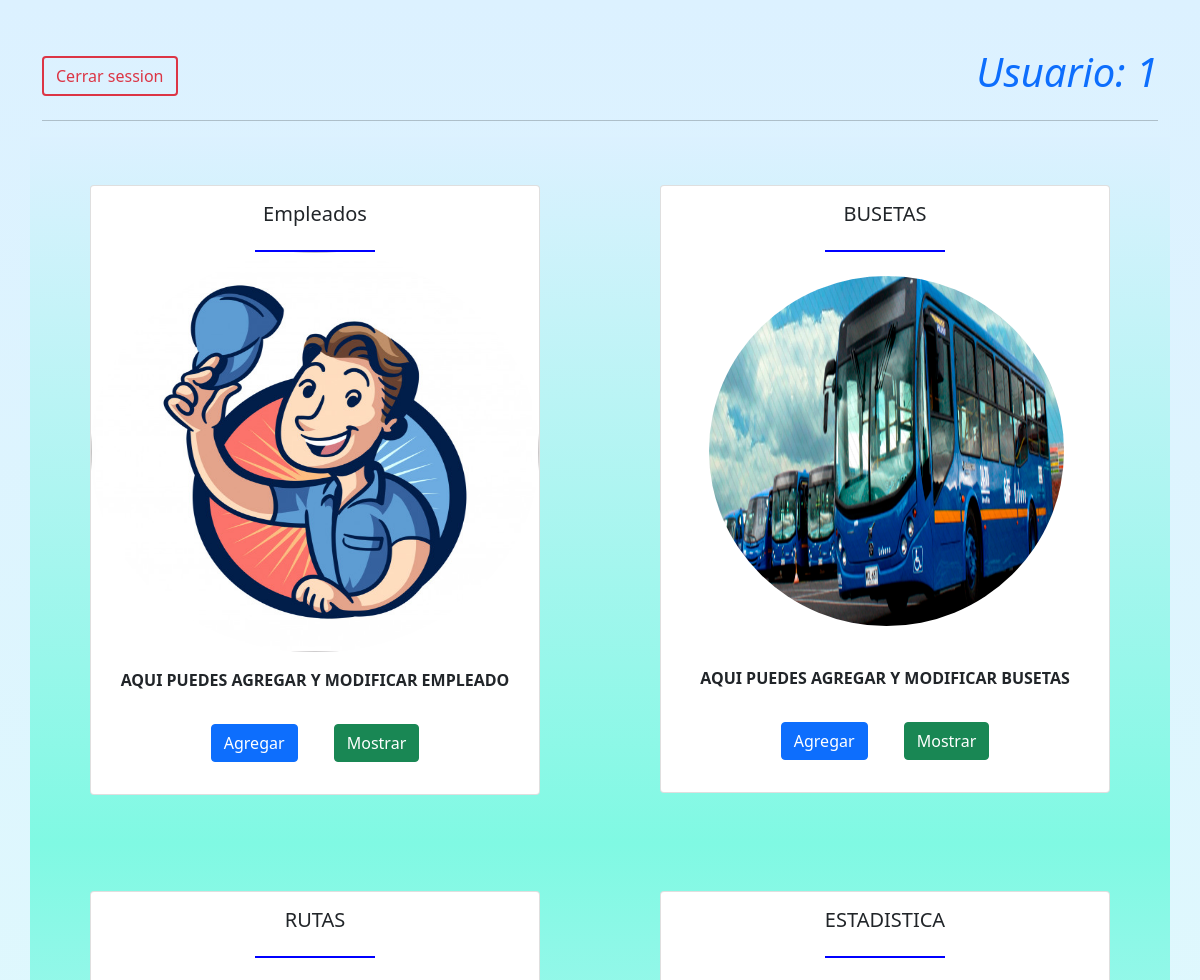
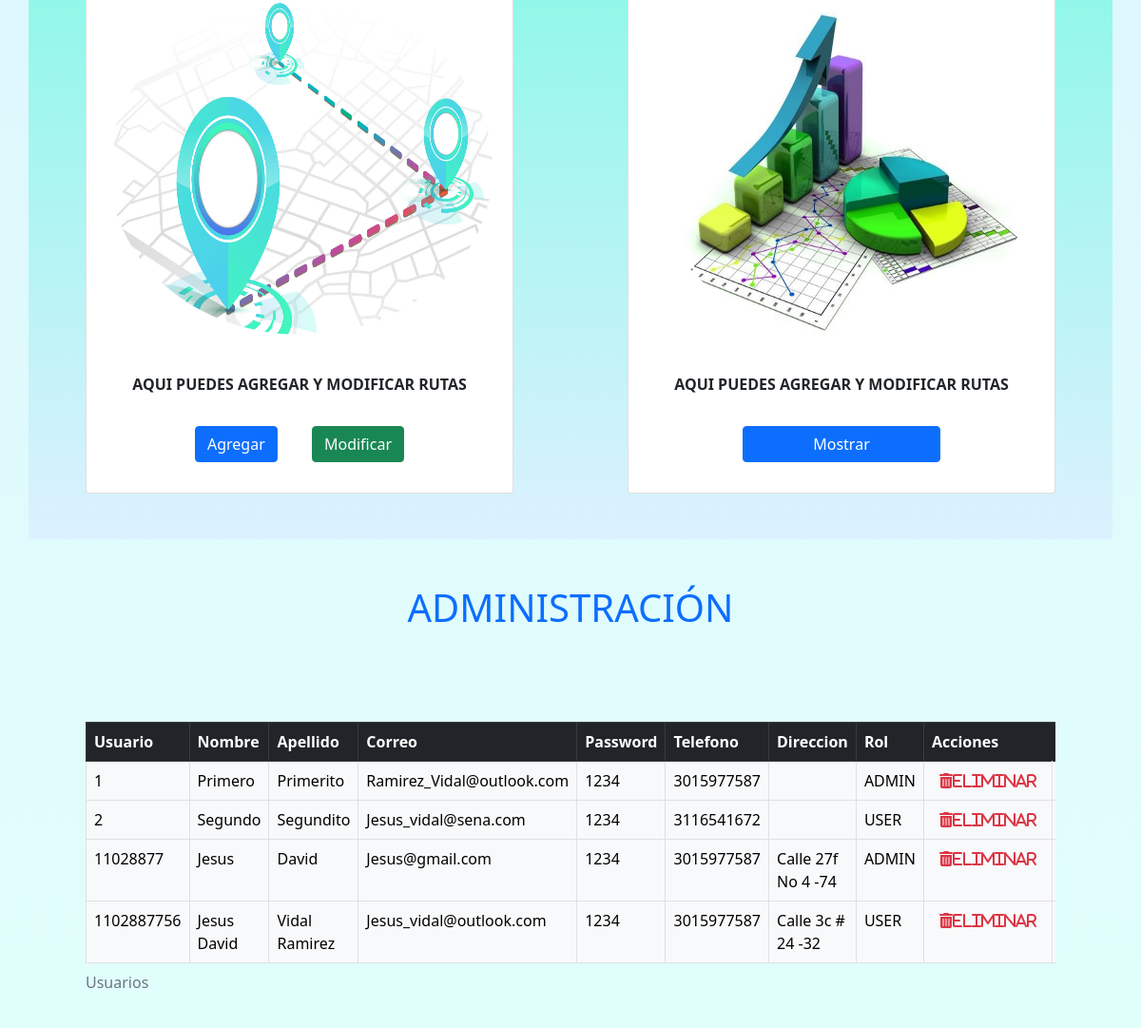
The page /Acceso.php (signed in) on the database its author committed (2 pictures, top to bottom).
### tables this page shows
CREATE TABLE IF NOT EXISTS `registros` (
  `Id_Usuarios` int(11) NOT NULL AUTO_INCREMENT,
  `Nombre` varchar(50) DEFAULT NULL,
  `Apellido` varchar(50) DEFAULT NULL,
  `Correo` varchar(50) DEFAULT NULL,
  `Password` varchar(50) DEFAULT NULL,
  `Telefono` varchar(50) DEFAULT NULL,
  `Direccion` varchar(50) DEFAULT NULL,
  `Rol` varchar(50) DEFAULT NULL,
  PRIMARY KEY (`Id_Usuarios`),
  KEY `Rol` (`Rol`),
  CONSTRAINT `FK_registros_roles` FOREIGN KEY (`Rol`) REFERENCES `roles` (`Rol`)
);

### Consultas/SelectUser.php (called while the page is built)
<?php
require_once'./Conexiones/conexion.php';
$sql = "SELECT * FROM registros";
$stmt = $pdo->prepare($sql);
$stmt->setFetchMode(PDO::FETCH_ASSOC);
$stmt->execute();
$registros=$stmt->fetchAll();
?>

### Acceso.php (the view, shortened to what this page needs)
<!DOCTYPE html>
<html lang="en">
<head>
	<link rel="stylesheet" type="text/css" href="./CSS/estilos.css">
   <link href="https://cdn.jsdelivr.net/npm/bootstrap@5.0.0-beta3/dist/css/bootstrap.min.css" rel="stylesheet">
	<link rel="stylesheet" type="text/css" href="./CSS/estilos.css">
</head>
<body class="acceso" >
<div class="container d-flex justify-content-between align-items-center mt-5"  >
		<div class="">
			<form method="POST" action="logout.php">
				<input type="submit" name="cerrarsesion" value="Cerrar session" class="btn btn-outline-danger border-2 ">
			</form>
		</div>
		<div class="ms-2">
			<h1 class="text-primary text-center">
				<i>Usuario: <?php echo $_SESSION['Usuario'] ?></i>
			</h1>
		</div>
</div>
<div class="container">
		<hr>
	  <div class="row row-cols-1 row-cols-md-2 g-4">
  <div class="col empleados">
    <div class="card m-5 ">
    	<h5 class="card-title text-center p-3 ">Empleados</h5>
    	<div class="divider"></div>
	    	  <img src="./Imagenes/Empleados/Empleado.png" class="img-fluid rounded-circle " title='Empleados'style="width: 100% ; height:400px; ">
      	<div class="card-body text-center">
        	<p class="card-text"> <strong> AQUI PUEDES AGREGAR Y MODIFICAR EMPLEADO </strong></p>
        	<button type="button" class="btn btn-primary m-3" data-bs-toggle="modal" data-bs-target="#modalAgregar">Agregar</button>
			<?php
			require_once('./Consultas/SelectCargos.php');
			 foreach($Cargos as $cargos):
            		?>
            		<option value="<?php print_r($cargos['Nombre'])?> "><?php  print_r($cargos['Nombre'])?></option>
                <?php
		            endforeach;
		            ?>
        	<button type="button" class="btn btn-success m-3" data-bs-toggle="modal" data-bs-target="#modalModificar">Mostrar </button>
      	</div>
    </div>
  </div>
   <div class="col busetas">
    <div class="card m-5 text-center ">
    	<h5 class="card-title text-center p-3">BUSETAS</h5>
    	<div class="divider"></div>
         <img src="./Imagenes/Busetas/buses.png" class="img-fluid rounded-circle m-4 px-4 text-center" title='Busetas' style="width: 90% ; height: 350px; ">
      <div class="card-body text-center">
        <p class="card-text "><strong> AQUI PUEDES AGREGAR Y MODIFICAR BUSETAS </strong></p>
        <button type="button" class="btn btn-primary m-3" data-bs-toggle="modal" data-bs-target="#modalAgregarBusetas">Agregar</button>
        	<button type="button" class="btn btn-success m-3" data-bs-toggle="modal" data-bs-target="#modalModificarBusetas">Mostrar</button>
    </div>
	</div>
  </div>
  <div class="col ruta m-0">
    <div class="card m-5 text-center ">
    	<h5 class="card-title text-center p-3">RUTAS</h5>
    	<div class="divider"></div>
         <img src="./Imagenes/Rutas/Ruta.png" class="img-fluid rounded-circle m-4" title='RUtas'style="width: 90% ; height: 350px; ">
      <div class="card-body text-center">
        <p class="card-text "><strong> AQUI PUEDES AGREGAR Y MODIFICAR RUTAS </strong></p>
        <button type="button" class="btn btn-primary m-3" data-bs-toggle="modal" data-bs-target="#modalAgregarRutas">Agregar</button>
        	<button type="button" class="btn btn-success m-3" data-bs-toggle="modal" data-bs-target="#modalModificarRutas">Modificar</button>
				      	<?php
						require_once('./consultas/SelectRutas.php');
						?>
      </div>
    </div>
  </div>
  <div class="col estadistica m-0">
    <div class="card m-5 text-center ">
    	<h5 class="card-title text-center p-3">ESTADISTICA</h5>
    	<div class="divider"></div>
         <img src="./Imagenes/Estadisticas/estadistica.png" class="img-fluid rounded-circle m-4" title='Estadisticas'style="width: 90% ; height: 350px; ">
      <div class="card-body text-center">
        <p class="card-text "><strong> AQUI PUEDES AGREGAR Y MODIFICAR RUTAS </strong></p>
        	<a type="button"  href="./Estadisticas.php" target="_black" class="btn btn-primary m-3 w-50"  >Mostrar</a>
      </div>
    </div>
  </div>
</div>
		<?php
require_once('./Consultas/SelectUser.php');
?>
<h1 class="mx-5 my-5 text-primary text-center title">
                Administraci&oacute;n
            </h1>
<div class="m-5 table-responsive">
		<table  border="1" class="table table-dark table-hover my-5  table-bordered">
	<thead>
		<caption>Usuarios</caption>
		<th>Usuario</th>
		<th>Nombre</th>
		<th>Apellido</th>
		<th>Correo</th>
		<th>Password</th>
		<th>Telefono</th>
		<th>Direccion</th>
		<th>Rol</th>
		<th colspan="2">Acciones</th>
	</thead>
	<tbody class="table table-striped table-light">
		<?php foreach ($registros as  $registro): ?>
<tr>
	<td> <?php echo $registro[ 'Id_Usuarios']  ?></td>
	<td> <?php echo $registro[ 'Nombre']  ?></td>
	<td> <?php echo $registro[ 'Apellido']  ?></td>
	<td> <?php echo $registro[ 'Correo']  ?></td>
	<td> <?php echo $registro[ 'Password']  ?></td>
	<td> <?php echo $registro[ 'Telefono']  ?></td>
	<td> <?php echo $registro[ 'Direccion']  ?></td>
	<td> <?php echo $registro[ 'Rol']  ?></td>
	<td >
                     <a href="./Consultas/EliminarUser.php?accion=<?php echo $registro['Id_Usuarios']; ?>"
                        >
                        <i class="fas fa-trash-alt text-danger">Eliminar</i></a>
                </td>
                <td>
                </td>
	</tr>
	<?php endforeach; ?>
	 </tbody>
	  </table>
	</div>
</body>
</html>

### CSS/estilos.css (style rules this page uses)
.divider { background-color: blue; height: 2px; width: 120px; margin: auto; }
.title { text-transform: uppercase; }
.acceso { background-color: #dcf1ff; background-image: linear-gradient(180deg, #dcf1ff 0%, #e1fffb 100%); }
.empleados, .busetas { background-color: #dcf1ff; background-image: linear-gradient(180deg, #dcf1ff 0%, #80f9e3 100%); }
.ruta, .estadistica { background-color: #dcf1ff; background-image: linear-gradient(0deg, #dcf1ff 0%, #80f9e3 100%); }

### rows shown on the page
registros: Id_Usuarios "1", Nombre "Primero", Apellido "Primerito", Correo "Ramirez_Vidal@outlook.com", Password "1234", Telefono "3015977587", Rol "ADMIN"
registros: Id_Usuarios "2", Nombre "Segundo", Apellido "Segundito", Correo "Jesus_vidal@sena.com", Password "1234", Telefono "3116541672", Rol "USER"
registros: Id_Usuarios "11028877", Nombre "Jesus", Apellido "David", Correo "Jesus@gmail.com", Password "1234", Telefono "3015977587", Direccion "Calle 27f No 4 -74", Rol "ADMIN"
registros: Id_Usuarios "1102887756", Nombre "Jesus David", Apellido "Vidal Ramirez", Correo "Jesus_vidal@outlook.com", Password "1234", Telefono "3015977587", Direccion "Calle 3c # 24 -32", Rol "USER"

### other values the page prints
$_SESSION['Usuario'] "1"
